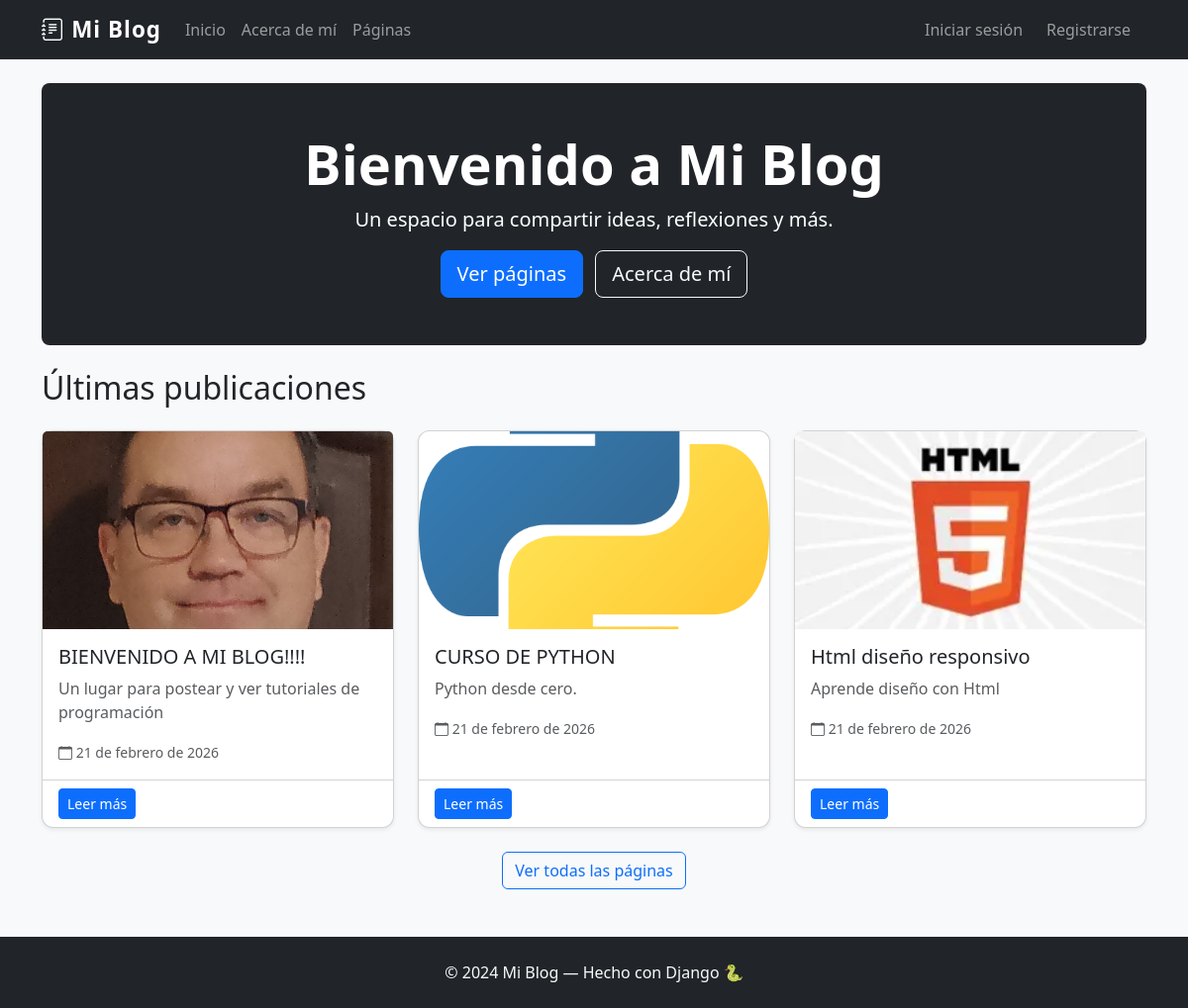
The page / on the database its author committed.
### pages/models.py (models this page shows, shortened)
class Page(models.Model):
    title = models.CharField(max_length=200, verbose_name='Título')
    subtitle = models.CharField(max_length=300, verbose_name='Subtítulo')
    content = RichTextField(verbose_name='Contenido')
    image = models.ImageField(upload_to='pages/', blank=True, null=True, verbose_name='Imagen')
    created_at = models.DateField(auto_now_add=True, verbose_name='Fecha de creación')
    author = models.ForeignKey(User, on_delete=models.CASCADE, verbose_name='Autor')
    class Meta:
        verbose_name = 'Página'
        verbose_name_plural = 'Páginas'
        ordering = ['-created_at']

### pages/views.py (the view)
# urls.py: path('', page_views.home, name='home'),
def home(request):
    latest_pages = Page.objects.all()[:3]
    return render(request, 'home.html', {'latest_pages': latest_pages})

### templates/home.html (shortened to what this page needs)
{% extends 'base.html' %}
{% block content %}
<div class="p-5 mb-4 bg-dark text-white rounded-3 text-center">
    <h1 class="display-4 fw-bold">Bienvenido a Mi Blog</h1>
    <p class="lead">Un espacio para compartir ideas, reflexiones y más.</p>
    <a href="{% url 'page_list' %}" class="btn btn-primary btn-lg me-2">Ver páginas</a>
    <a href="{% url 'about' %}" class="btn btn-outline-light btn-lg">Acerca de mí</a>
</div>
<h2 class="mb-4">Últimas publicaciones</h2>
{% if latest_pages %}
<div class="row g-4">
    {% for page in latest_pages %}
    <div class="col-md-4">
        <div class="card h-100 shadow-sm">
            {% if page.image %}
            <img src="{{ page.image.url }}" class="card-img-top" alt="{{ page.title }}" style="height:200px; object-fit:cover;">
            {% else %}
            <div class="card-img-top bg-secondary d-flex align-items-center justify-content-center" style="height:200px;">
                <i class="bi bi-image text-white" style="font-size:3rem;"></i>
            </div>
            {% endif %}
            <div class="card-body">
                <h5 class="card-title">{{ page.title }}</h5>
                <p class="card-text text-muted">{{ page.subtitle }}</p>
                <small class="text-muted"><i class="bi bi-calendar"></i> {{ page.created_at }}</small>
            </div>
            <div class="card-footer bg-transparent">
                <a href="{% url 'page_detail' page.pk %}" class="btn btn-sm btn-primary">Leer más</a>
            </div>
        </div>
    </div>
    {% endfor %}
</div>
<div class="text-center mt-4">
    <a href="{% url 'page_list' %}" class="btn btn-outline-primary">Ver todas las páginas</a>
</div>
{% else %}
<div class="alert alert-info">No hay páginas aún. ¡Sé el primero en publicar!</div>
{% endif %}
{% endblock %}

### static/css/styles.css (style rules this page uses)
body { background-color: #f8f9fa; }
.card { border-radius: 12px; transition: transform 0.2s ease, box-shadow 0.2s ease; }

### rows shown on the page
Page: image (picture), title "BIENVENIDO A MI BLOG!!!!", subtitle "Un lugar para postear y ver tutoriales de programación", created_at "21 de febrero de 2026"
Page: image (picture), title "CURSO DE PYTHON", subtitle "Python desde cero.", created_at "21 de febrero de 2026"
Page: image (picture), title "Html diseño responsivo", subtitle "Aprende diseño con Html", created_at "21 de febrero de 2026"
